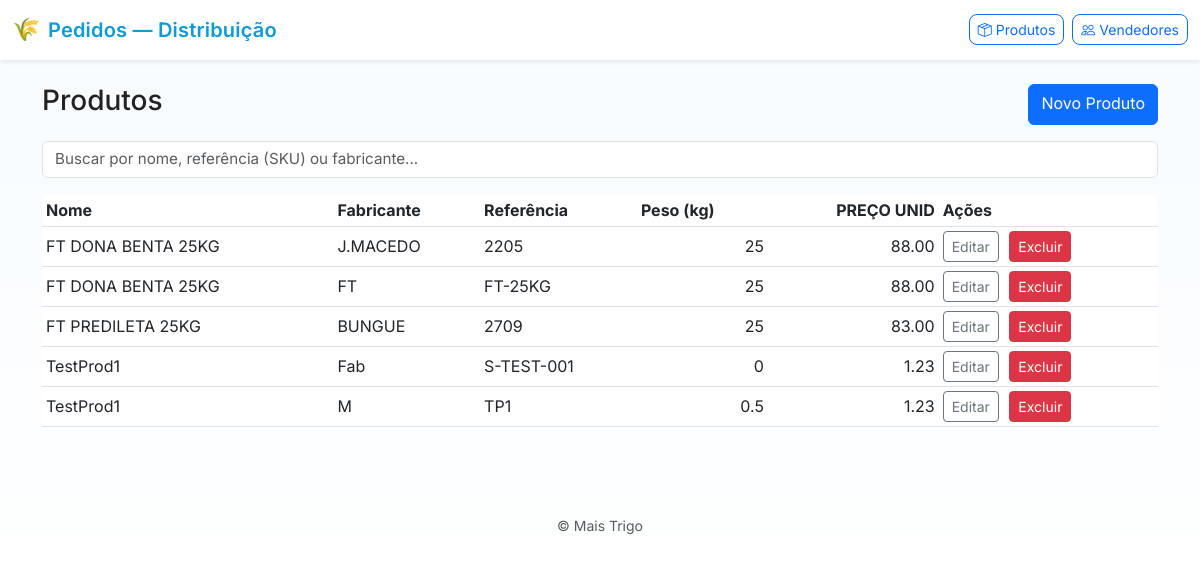
/products, run on an earlier commit of the app's database.
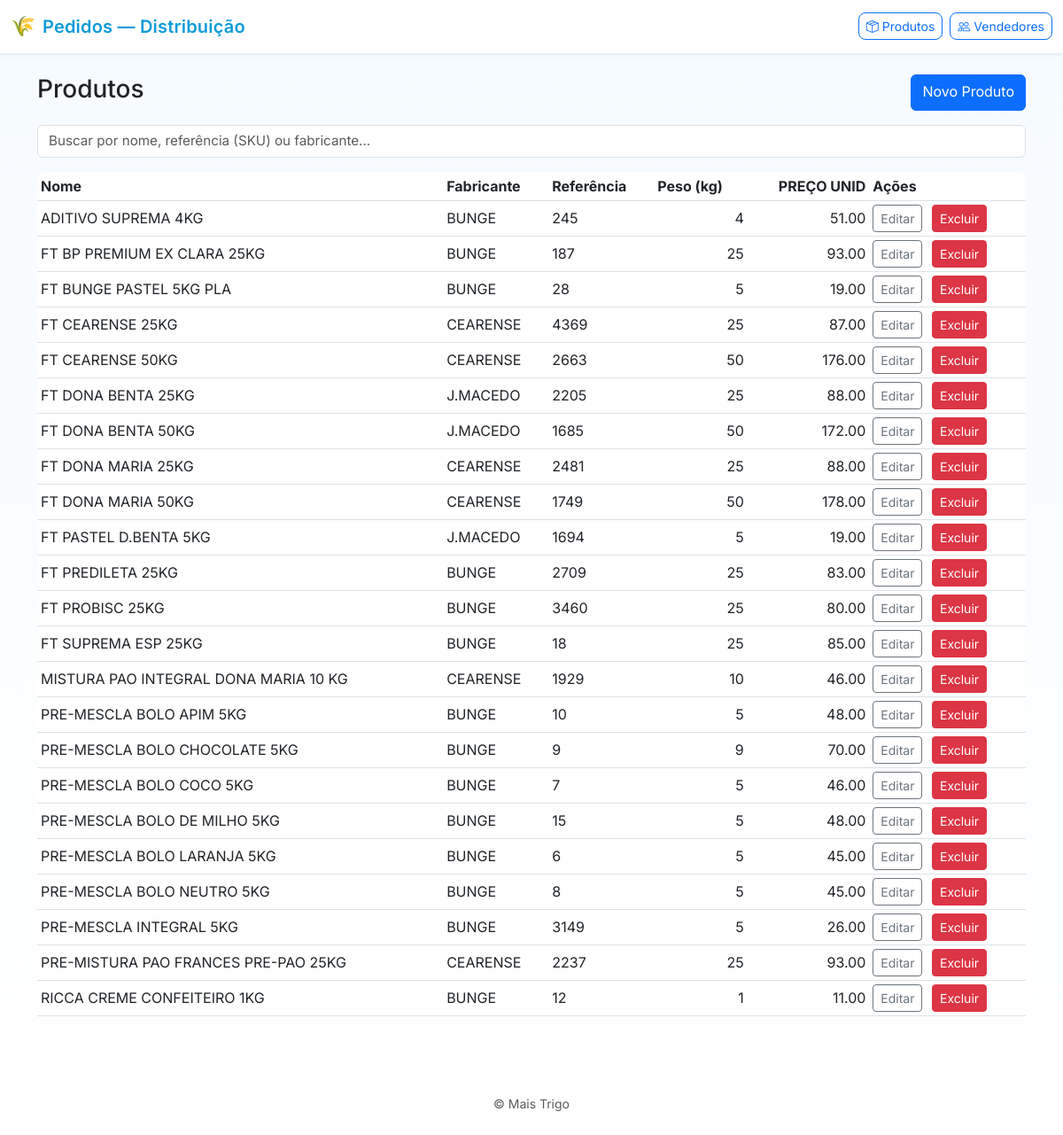
And on a later commit of the database.
### app/models.py (models this page shows)
class Product(db.Model):
    id = db.Column(db.Integer, primary_key=True)
    name = db.Column(db.String(200), nullable=False)
    manufacturer = db.Column(db.String(200))
    sku = db.Column(db.String(100), unique=True)
    unit_price = db.Column(db.Float, default=0.0)
    weight = db.Column(db.Float, default=0.0)

### app/routes.py (the view)
@bp.route('/products')
def products():
    ps = Product.query.order_by(Product.name).all()
    return render_template('products.html', products=ps)

### app/templates/products.html (shortened to what this page needs)
{% extends 'layout.html' %}
{% block content %}
  <div class="d-flex justify-content-between mb-3">
    <h3>Produtos</h3>
    <a class="btn btn-primary" href="{{ url_for('main.new_product') }}">Novo Produto</a>
  </div>
  <div class="mb-3">
    <input id="products-search" class="form-control" placeholder="Buscar por nome, referência (SKU) ou fabricante..." aria-label="Buscar produtos">
  </div>
  <div class="table-responsive">
    <table class="table table-sm table-hover align-middle">
      <thead>
        <tr><th>Nome</th><th>Fabricante</th><th>Referência</th><th>Peso (kg)</th><th class="text-end">PREÇO UNID</th><th>Ações</th></tr>
      </thead>
      <tbody>
        {% for p in products %}
          <tr>
            <td>{{ p.name }}</td>
            <td>{{ p.manufacturer or '' }}</td>
            <td>{{ p.sku }}</td>
            <td class="text-end">{{ p.weight|fmt_weight }}</td>
            <td class="text-end">{{ '%.2f'|format(p.unit_price or 0.0) }}</td>
            <td>
              <a class="btn btn-sm btn-outline-secondary" href="{{ url_for('main.edit_product', product_id=p.id) }}">Editar</a>
              <form method="post" action="{{ url_for('main.delete_product', product_id=p.id) }}" style="display:inline-block; margin-left:6px;" onsubmit="return confirm('Remover produto {{ p.name }}?');">
                <button class="btn btn-sm btn-danger" type="submit">Excluir</button>
              </form>
            </td>
          </tr>
        {% endfor %}
      </tbody>
    </table>
  </div>
{% endblock %}

### app/templates/layout.html (shortened to what this page needs)
<!doctype html>
<html lang="pt-BR">
  <head>
    <link href="https://cdn.jsdelivr.net/npm/bootstrap@5.3.0/dist/css/bootstrap.min.css" rel="stylesheet">
    <link rel="stylesheet" href="https://cdn.jsdelivr.net/npm/bootstrap-icons@1.10.5/font/bootstrap-icons.css">
    <link rel="stylesheet" href="/static/style.css">
  </head>
  <body>
    <nav class="navbar navbar-expand-lg navbar-light bg-white shadow-sm mb-4">
      <div class="container-fluid">
        <a class="navbar-brand d-flex align-items-center" href="/">
          <span class="brand-logo me-2">🌾</span>
          <span class="brand-title">Pedidos — Distribuição</span>
        </a>
        <div class="d-flex">
          <a class="btn btn-outline-primary btn-sm me-2" href="/products"><i class="bi bi-box-seam me-1"></i>Produtos</a>
          <a class="btn btn-outline-primary btn-sm" href="/vendors"><i class="bi bi-people me-1"></i>Vendedores</a>
        </div>
      </div>
    </nav>
    <div class="container">
      {% block content %}{% endblock %}
    </div>
    <footer class="mt-5 py-4 text-center text-muted small">
      &copy; Mais Trigo
    </footer>
  </body>
  </html>

### app/static/style.css (style rules this page uses)
:root { --bg: #f8fbff; --card-bg: #ffffff; --accent: #0d9bd7; --muted: #6c757d; --radius: 10px; --shadow: 0 10px 30px rgba(13,155,215,0.06); }
body { padding-bottom: 40px; font-family: 'Inter', system-ui, -apple-system, "Segoe UI", Roboto, "Helvetica Neue", Arial; background: linear-gradient(180deg, #f6fbff 0%, #ffffff 100%); color: #222; }
.navbar .brand-logo { font-size: 1.4rem; transform: translateY(-1px); }
.navbar .brand-title { font-weight: 600; color: var(--accent); letter-spacing: 0.2px; }
.btn-outline-primary { border-radius: 8px; transition: all .15s ease; }
.table-responsive { border-radius: 8px; overflow: hidden; }
.form-control, .form-select { transition: box-shadow .12s ease, transform .06s ease; will-change: box-shadow, transform; font-size: 0.95rem; }
.btn { transition: transform .08s ease, box-shadow .12s ease; }
.table-responsive { overflow-x: auto; -webkit-overflow-scrolling: touch; }

What changed in the data, as far as the page shows it:
removed Product: name "FT DONA BENTA 25KG", manufacturer "FT", sku "FT-25KG", weight|fmt_weight "25", unit_price "88.00"
removed Product: name "TestProd1", manufacturer "Fab", sku "S-TEST-001", weight|fmt_weight "0", unit_price "1.23"
removed Product: name "TestProd1", manufacturer "M", sku "TP1", weight|fmt_weight "0.5", unit_price "1.23"
added Product: name "ADITIVO SUPREMA 4KG", manufacturer "BUNGE", sku "245", weight|fmt_weight "4", unit_price "51.00"
added Product: name "FT BP PREMIUM EX CLARA 25KG", manufacturer "BUNGE", sku "187", weight|fmt_weight "25", unit_price "93.00"
added Product: name "FT BUNGE PASTEL 5KG PLA", manufacturer "BUNGE", sku "28", weight|fmt_weight "5", unit_price "19.00"
added Product: name "FT CEARENSE 25KG", manufacturer "CEARENSE", sku "4369", weight|fmt_weight "25", unit_price "87.00"
added Product: name "FT CEARENSE 50KG", manufacturer "CEARENSE", sku "2663", weight|fmt_weight "50", unit_price "176.00"
added Product: name "FT DONA BENTA 50KG", manufacturer "J.MACEDO", sku "1685", weight|fmt_weight "50", unit_price "172.00"
added Product: name "FT DONA MARIA 25KG", manufacturer "CEARENSE", sku "2481", weight|fmt_weight "25", unit_price "88.00"
added Product: name "FT DONA MARIA 50KG", manufacturer "CEARENSE", sku "1749", weight|fmt_weight "50", unit_price "178.00"
added Product: name "FT PASTEL D.BENTA 5KG", manufacturer "J.MACEDO", sku "1694", weight|fmt_weight "5", unit_price "19.00"
changed Product "FT PREDILETA 25KG": manufacturer "BUNGUE" → "BUNGE"
added Product: name "FT PROBISC 25KG", manufacturer "BUNGE", sku "3460", weight|fmt_weight "25", unit_price "80.00"
added Product: name "FT SUPREMA ESP 25KG", manufacturer "BUNGE", sku "18", weight|fmt_weight "25", unit_price "85.00"
added Product: name "MISTURA PAO INTEGRAL DONA MARIA 10 KG", manufacturer "CEARENSE", sku "1929", weight|fmt_weight "10", unit_price "46.00"
added Product: name "PRE-MESCLA BOLO APIM 5KG", manufacturer "BUNGE", sku "10", weight|fmt_weight "5", unit_price "48.00"
added Product: name "PRE-MESCLA BOLO CHOCOLATE 5KG", manufacturer "BUNGE", sku "9", weight|fmt_weight "9", unit_price "70.00"
added Product: name "PRE-MESCLA BOLO COCO 5KG", manufacturer "BUNGE", sku "7", weight|fmt_weight "5", unit_price "46.00"
added Product: name "PRE-MESCLA BOLO DE MILHO 5KG", manufacturer "BUNGE", sku "15", weight|fmt_weight "5", unit_price "48.00"
added Product: name "PRE-MESCLA BOLO LARANJA 5KG", manufacturer "BUNGE", sku "6", weight|fmt_weight "5", unit_price "45.00"
added Product: name "PRE-MESCLA BOLO NEUTRO 5KG", manufacturer "BUNGE", sku "8", weight|fmt_weight "5", unit_price "45.00"
added Product: name "PRE-MESCLA INTEGRAL 5KG", manufacturer "BUNGE", sku "3149", weight|fmt_weight "5", unit_price "26.00"
added Product: name "PRE-MISTURA PAO FRANCES PRE-PAO 25KG", manufacturer "CEARENSE", sku "2237", weight|fmt_weight "25", unit_price "93.00"
added Product: name "RICCA CREME CONFEITEIRO 1KG", manufacturer "BUNGE", sku "12", weight|fmt_weight "1", unit_price "11.00"
